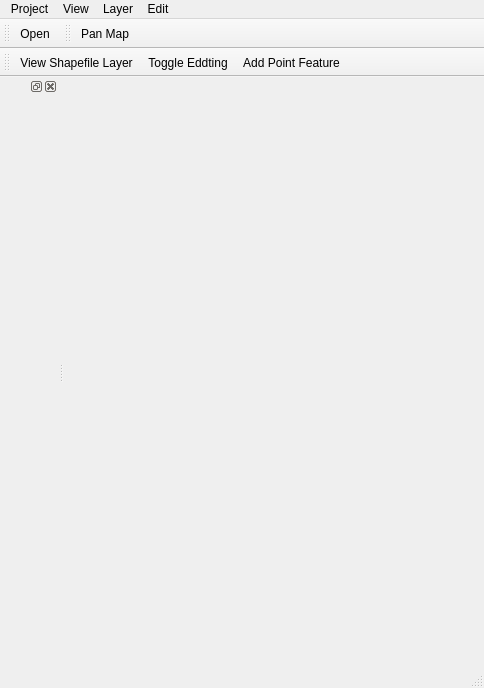
<?xml version="1.0" encoding="UTF-8"?>
<ui version="4.0">
 <class>MainWindow</class>
 <widget class="QMainWindow" name="MainWindow">
  <property name="geometry">
   <rect>
    <x>0</x>
    <y>0</y>
    <width>484</width>
    <height>688</height>
   </rect>
  </property>
  <property name="windowTitle">
   <string>MainWindow</string>
  </property>
  <widget class="QWidget" name="centralwidget"/>
  <widget class="QMenuBar" name="menubar">
   <property name="geometry">
    <rect>
     <x>0</x>
     <y>0</y>
     <width>484</width>
     <height>26</height>
    </rect>
   </property>
   <widget class="QMenu" name="menuProject">
    <property name="title">
     <string>Project</string>
    </property>
    <addaction name="actionOpen"/>
   </widget>
   <widget class="QMenu" name="menuView">
    <property name="title">
     <string>View</string>
    </property>
    <addaction name="actionPan_Map"/>
   </widget>
   <widget class="QMenu" name="menuLayer">
    <property name="title">
     <string>Layer</string>
    </property>
    <widget class="QMenu" name="menuCreate_Layer">
     <property name="title">
      <string>Create Layer</string>
     </property>
     <addaction name="actionView_Shafile_Layer"/>
    </widget>
    <addaction name="menuCreate_Layer"/>
    <addaction name="actionToggle_Eddting"/>
   </widget>
   <widget class="QMenu" name="menuEdit">
    <property name="title">
     <string>Edit</string>
    </property>
    <addaction name="actionAdd_Feature"/>
   </widget>
   <addaction name="menuProject"/>
   <addaction name="menuView"/>
   <addaction name="menuLayer"/>
   <addaction name="menuEdit"/>
  </widget>
  <widget class="QStatusBar" name="statusbar"/>
  <widget class="QToolBar" name="toolBar">
   <property name="windowTitle">
    <string>toolBar</string>
   </property>
   <attribute name="toolBarArea">
    <enum>TopToolBarArea</enum>
   </attribute>
   <attribute name="toolBarBreak">
    <bool>false</bool>
   </attribute>
   <addaction name="actionOpen"/>
  </widget>
  <widget class="QToolBar" name="toolBar_3">
   <property name="windowTitle">
    <string>toolBar_3</string>
   </property>
   <attribute name="toolBarArea">
    <enum>TopToolBarArea</enum>
   </attribute>
   <attribute name="toolBarBreak">
    <bool>false</bool>
   </attribute>
   <addaction name="actionPan_Map"/>
  </widget>
  <widget class="QToolBar" name="toolBar_2">
   <property name="windowTitle">
    <string>toolBar_2</string>
   </property>
   <attribute name="toolBarArea">
    <enum>TopToolBarArea</enum>
   </attribute>
   <attribute name="toolBarBreak">
    <bool>true</bool>
   </attribute>
   <addaction name="actionView_Shafile_Layer"/>
   <addaction name="actionToggle_Eddting"/>
   <addaction name="actionAdd_Feature"/>
  </widget>
  <widget class="QDockWidget" name="dockWidget">
   <attribute name="dockWidgetArea">
    <number>1</number>
   </attribute>
   <widget class="QWidget" name="dockWidgetContents_5"/>
  </widget>
  <action name="actionOpen">
   <property name="icon">
    <iconset>
     <normaloff>images/folder.svg</normaloff>images/folder.svg</iconset>
   </property>
   <property name="text">
    <string>Open</string>
   </property>
  </action>
  <action name="actionPan_Map">
   <property name="icon">
    <iconset>
     <normaloff>images/hello.svg</normaloff>images/hello.svg</iconset>
   </property>
   <property name="text">
    <string>Pan Map</string>
   </property>
  </action>
  <action name="actionView_Shafile_Layer">
   <property name="icon">
    <iconset>
     <normaloff>images/line-chart.svg</normaloff>images/line-chart.svg</iconset>
   </property>
   <property name="text">
    <string>View Shapefile Layer</string>
   </property>
  </action>
  <action name="actionAdd_Feature">
   <property name="icon">
    <iconset>
     <normaloff>images/circle.svg</normaloff>images/circle.svg</iconset>
   </property>
   <property name="text">
    <string>Add Point Feature</string>
   </property>
  </action>
  <action name="actionToggle_Eddting">
   <property name="icon">
    <iconset>
     <normaloff>images/pencil.svg</normaloff>images/pencil.svg</iconset>
   </property>
   <property name="text">
    <string>Toggle Eddting</string>
   </property>
  </action>
 </widget>
 <resources/>
 <connections/>
</ui>
